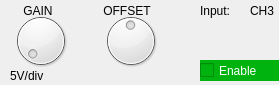
           <widget class="QWidget" name="CH3_controls">
            <property name="geometry">
             <rect>
              <x>0</x>
              <y>0</y>
              <width>279</width>
              <height>85</height>
             </rect>
            </property>
            <attribute name="label">
             <string>CH3:    5V/div</string>
            </attribute>
            <widget class="QCheckBox" name="ch3">
             <property name="geometry">
              <rect>
               <x>200</x>
               <y>60</y>
               <width>81</width>
               <height>21</height>
              </rect>
             </property>
             <property name="styleSheet">
              <string notr="true">color: rgb(255, 255, 255);
background-color: rgb(0, 179, 14);</string>
             </property>
             <property name="text">
              <string>Enable</string>
             </property>
            </widget>
            <widget class="QLabel" name="label_44">
             <property name="geometry">
              <rect>
               <x>200</x>
               <y>0</y>
               <width>41</width>
               <height>21</height>
              </rect>
             </property>
             <property name="toolTip">
              <string>Monitor a different channel</string>
             </property>
             <property name="text">
              <string>Input:</string>
             </property>
            </widget>
            <widget class="QLabel" name="label_45">
             <property name="geometry">
              <rect>
               <x>250</x>
               <y>0</y>
               <width>31</width>
               <height>21</height>
              </rect>
             </property>
             <property name="toolTip">
              <string/>
             </property>
             <property name="text">
              <string>CH3</string>
             </property>
            </widget>
            <widget class="QDial" name="dial_9">
             <property name="geometry">
              <rect>
               <x>10</x>
               <y>10</y>
               <width>61</width>
               <height>61</height>
              </rect>
             </property>
             <property name="maximum">
              <number>7</number>
             </property>
             <property name="pageStep">
              <number>1</number>
             </property>
            </widget>
            <widget class="QLabel" name="CH3_gain_label">
             <property name="geometry">
              <rect>
               <x>10</x>
               <y>60</y>
               <width>71</width>
               <height>31</height>
              </rect>
             </property>
             <property name="text">
              <string>5V/div</string>
             </property>
            </widget>
            <widget class="QLabel" name="label_50">
             <property name="geometry">
              <rect>
               <x>100</x>
               <y>0</y>
               <width>61</width>
               <height>21</height>
              </rect>
             </property>
             <property name="text">
              <string> OFFSET</string>
             </property>
            </widget>
            <widget class="QDial" name="dial_14">
             <property name="geometry">
              <rect>
               <x>100</x>
               <y>10</y>
               <width>61</width>
               <height>61</height>
              </rect>
             </property>
             <property name="minimum">
              <number>-5</number>
             </property>
             <property name="maximum">
              <number>5</number>
             </property>
             <property name="pageStep">
              <number>1</number>
             </property>
             <property name="value">
              <number>0</number>
             </property>
            </widget>
            <widget class="QLabel" name="label_38">
             <property name="geometry">
              <rect>
               <x>20</x>
               <y>0</y>
               <width>51</width>
               <height>21</height>
              </rect>
             </property>
             <property name="text">
              <string> GAIN</string>
             </property>
            </widget>
           </widget>
